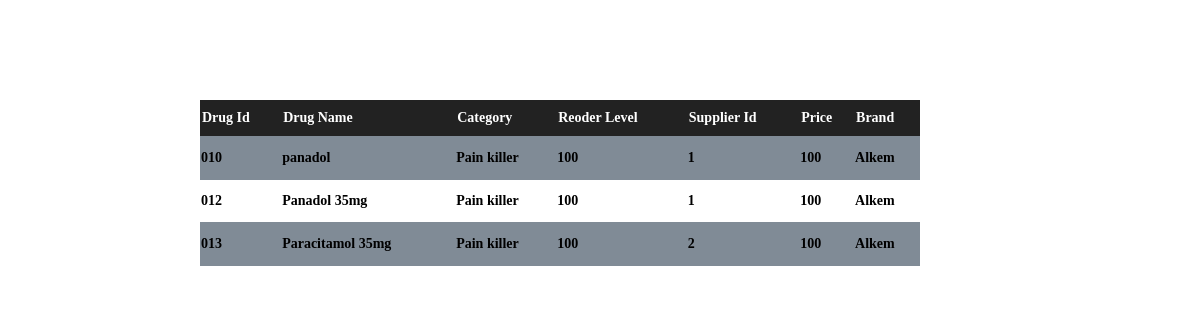
Before: /php/viewDrugs.php with the older database file.
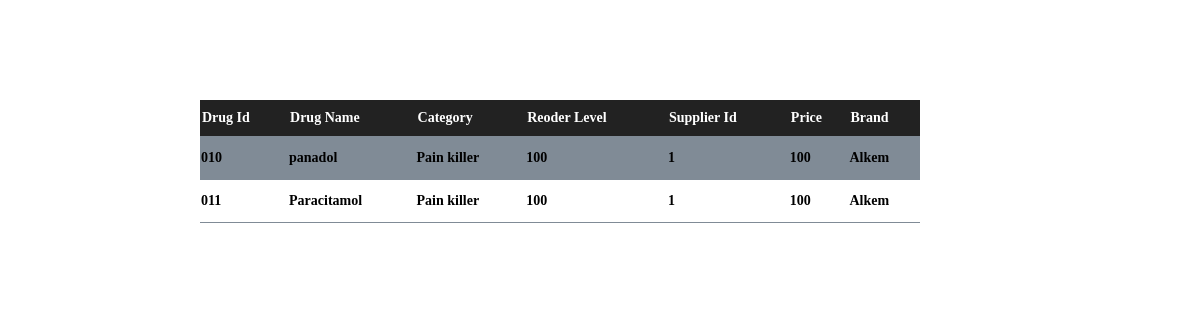
After: the same page with the newer database file.
### tables this page shows
CREATE TABLE `drug` (
  `drug_id` varchar(10) NOT NULL,
  `drug_name` varchar(50) NOT NULL,
  `category` varchar(30) NOT NULL,
  `reorder_level` int(20) NOT NULL,
  `supplier_id` varchar(11) NOT NULL,
  `price` int(10) NOT NULL,
  `brand` varchar(20) NOT NULL
);

### php/viewDrugs.php (the view, shortened to what this page needs)
<?php require_once('include/connection.php'); ?>
<!DOCTYPE html>
<html>
<head>
	<link rel="stylesheet" type="text/css" href="../css/viewDrugs.css">
</head>
<body>
	<table>
		<tr>
			<th>Drug Id</th>
			<th>Drug Name</th>
			<th>Category</th>
			<th>Reoder Level</th>
			<th>Supplier Id</th>
			<th>Price</th>
			<th>Brand</th>
		</tr>
<?php
	$sql = "SELECT drug_id,drug_name,category,reorder_level,supplier_id,price,brand FROM drug";
	$result = $con->query($sql);
	if($result-> num_rows > 0 ){
		while ($row = $result-> fetch_assoc()){
			echo "<tr>
					<td>".$row['drug_id']."</td>
					<td>".$row['drug_name']."</td>
					<td>".$row['category']."</td>
					<td>".$row['reorder_level']."</td>
					<td>".$row['supplier_id']."</td>
					<td>".$row['price']."</td>
					<td>".$row['brand']."</td>
				</tr>";
		}
	echo "</table";
	}
	else{
		echo "0 result";
	}
?>
	</table>
</body>
</html>

### css/viewDrugs.css (style rules this page uses)
body { margin: 0px; padding: 0px; background:url(../img/loginbg5.jpg); background-size: cover; }
table { margin-left: 200px; margin-top: 100px; width: 60%; border-collapse: collapse; text-align: left; font-size: 14px; font-weight: bold; }
tr { border-bottom: 1px solid #808B96; }
tr:nth-child(even) { background-color: #808B96; }
th { background-color: #222; color: white; padding: 10px 2px; }
td { border: none; height: 40px; }

Changed rows visible on the page:
removed drug: drug_id "012", drug_name "Panadol 35mg", category "Pain killer", reorder_level "100", supplier "1", price "100", brand "Alkem"
removed drug: drug_id "013", drug_name "Paracitamol 35mg", category "Pain killer", reorder_level "100", supplier "2", price "100", brand "Alkem"
added drug: drug_id "011", drug_name "Paracitamol", category "Pain killer", reorder_level "100", supplier "1", price "100", brand "Alkem"
